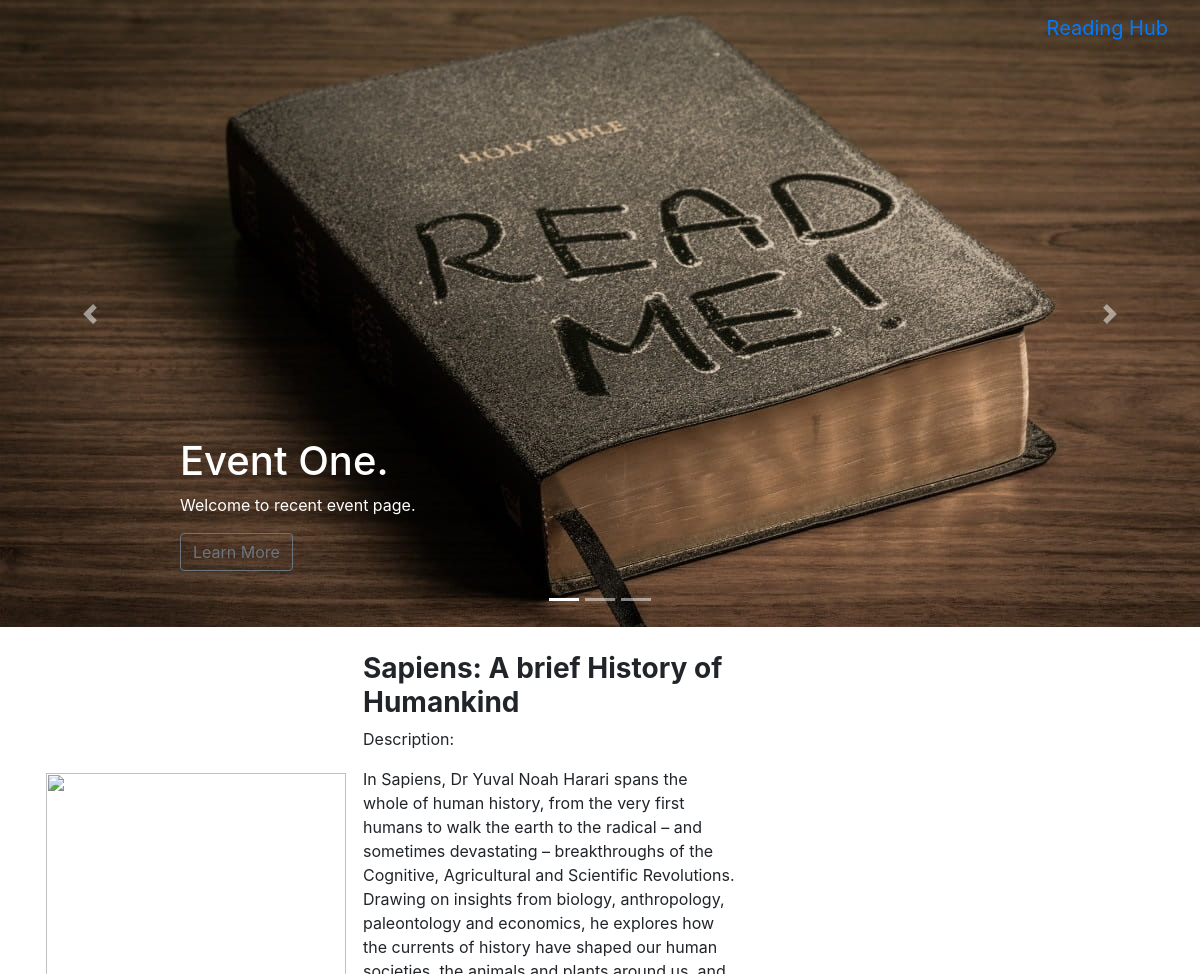
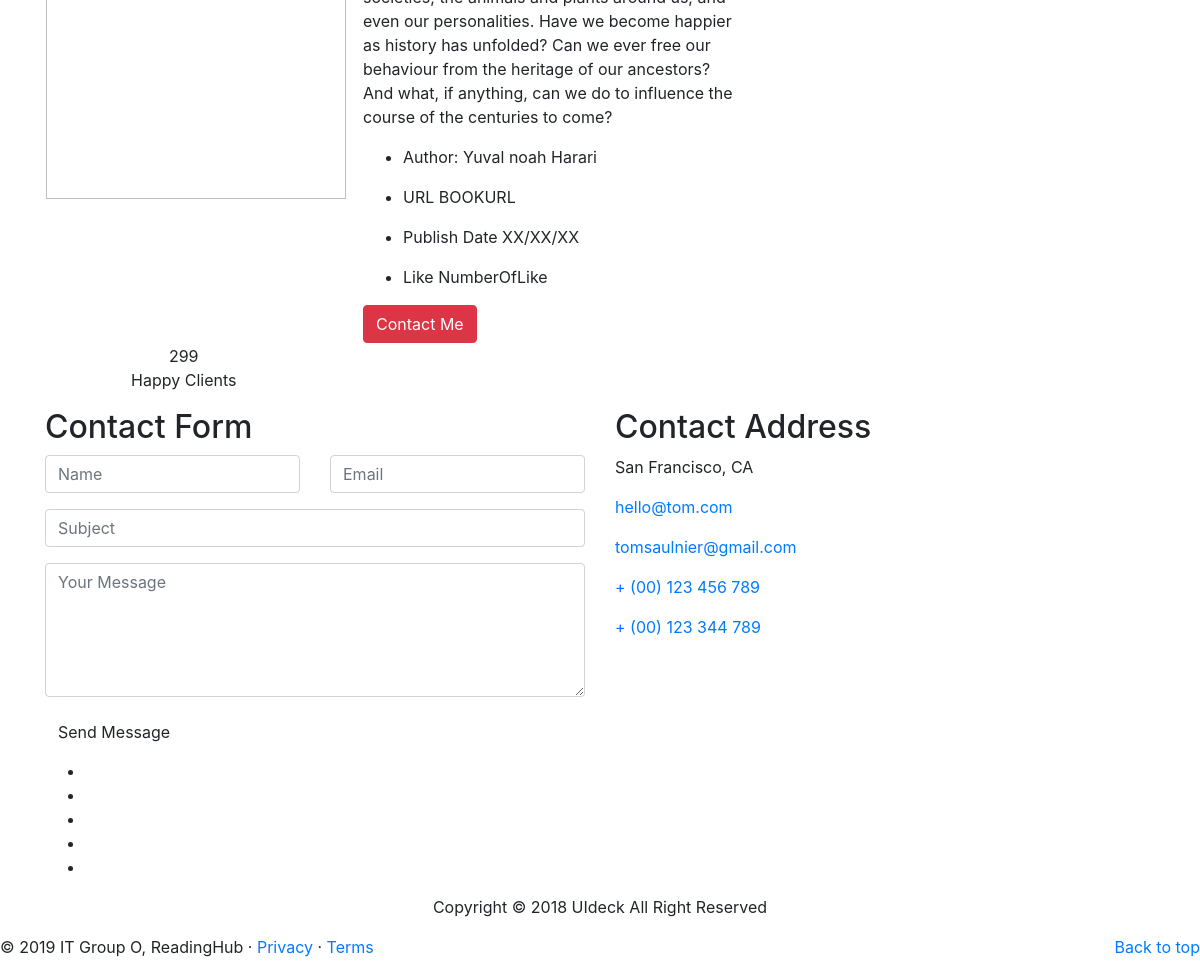
Screenshot of /readinghub/category/non-fiction/sapiens-a-brief-history-of-humankind/ with the database file from the repository (2 pictures, top to bottom).
### readinghub/models.py (models this page shows, shortened)
class Book(models.Model):
    category = models.ForeignKey(Category, on_delete=models.CASCADE)
    title = models.CharField(max_length=128)
    author = models.CharField(max_length=128)
    url = models.URLField()
    description = models.TextField(blank=True)
    likes = models.IntegerField(default=0)
    image = models.ImageField(default='lion.jpg', upload_to='book_images', blank=True)
    slug = models.SlugField(unique=True)
    class Meta:
        verbose_name_plural = 'Books'

### readinghub/views.py (the view)
# urls.py: url(r'^category/(?P<category_name_slug>[\w\-]+)/(?P<book_name_slug>[\w\-]+)/$', views.show_book, name='show_book'),
def show_book(request, category_name_slug, book_name_slug):
    context_dict = {}
    try:
        category = Category.objects.get(slug=category_name_slug)
        book = Book.objects.get(slug=book_name_slug)
        context_dict['book'] = book
        context_dict['category'] = category
        context_dict['category_name_slug'] = category_name_slug
        context_dict['book_name_slug'] = book_name_slug
    except Category.DoesNotExist or Book.DoesNotExist:
        context_dict['category'] = None
        context_dict['book'] = None
        context_dict['category_name_slug'] = None
        context_dict['book_name_slug'] = None
    return render(request,'readinghub/show_book.html', context_dict)

### templates/readinghub/show_book.html (shortened to what this page needs)
{% extends 'readinghub/base.html' %}
{% load staticfiles %}
{% block body_block %}
     <table>
    <tr>
    <td>
     <div class="img-thumb wow fadeInLeft" data-wow-delay="0.3s"> <img src="{{ MEDIA_URL }}lion.jpg" width="300" height="400" alt=""> </div>
    </td>
    <td>
    <section id="about" class="section-padding">
      <div class="container">
        <div class="row">
          <div class="col-lg-6 col-md-6 col-sm-12 col-xs-12">
              <div class="profile-wrapper wow fadeInRight" data-wow-delay="0.3s"><br/>
            <h3><strong>{{ book.title }}</strong></h3>
                <p>Description:</p>
              <p>{{ book.description }}</p>
              <div class="about-profile">
                <ul class="">
                    <li><span class="pro-title"> Author: </span> <span class="pro-detail">{{ book.author }}</span></li>
                </ul>
                  <ul class="admin-profile">
                  <li><span class="pro-title"> URL </span> <span class="pro-detail">BOOKURL</span></li>
                  </ul>
                  <ul class="admin-profile">
                  <li><span class="pro-title"> Publish Date </span> <span class="pro-detail">XX/XX/XX</span></li>
                  </ul>
                  <ul class="admin-profile">
                  <li><span class="pro-title"> Like </span> <span class="pro-detail">NumberOfLike</span>
                </ul>
              </div>
              <a href="#" class="btn btn-danger"> Contact Me</a>
            </div>
          </div>
        </div>
      </div>
    </section>
    </td>
    </tr>
    </table>
          <div class="col-md-3 col-sm-6 work-counter-widget text-center">
            <div class="counter wow fadeInDown" data-wow-delay="1.2s">
              <div class="counterUp">299</div>
              <p>Happy Clients</p>
            </div>
          </div>
        </div>
    <section id="contact" class="section-padding">
      <div class="contact-form">
        <div class="container">
          <div class="row contact-form-area wow fadeInUp" data-wow-delay="0.4s">
            <div class="col-md-6 col-lg-6 col-sm-12">
              <div class="contact-block">
                <h2>Contact Form</h2>
                <form id="contactForm">
                  <div class="row">
                    <div class="col-md-6">
                      <div class="form-group">
                        <input type="text" class="form-control" id="name" name="name" placeholder="Name" required data-error="Please enter your name">
                      </div>
                    </div>
                    <div class="col-md-6">
                      <div class="form-group">
                        <input type="text" placeholder="Email" id="email" class="form-control" name="email" required data-error="Please enter your email">
                      </div>
                    </div>
                     <div class="col-md-12">
                      <div class="form-group">
                        <input type="text" placeholder="Subject" id="msg_subject" class="form-control" required data-error="Please enter your subject">
                      </div>
                    </div>
                    <div class="col-md-12">
                      <div class="form-group">
                        <textarea class="form-control" id="message" placeholder="Your Message" rows="5" data-error="Write your message" required></textarea>
                      </div>
                      <div class="submit-button">
                        <button class="btn btn-common" id="submit" type="submit">Send Message</button>
                      </div>
                    </div>
                  </div>
                </form>
              </div>
            </div>
            <div class="col-md-6 col-lg-6 col-sm-12">
              <div class="footer-right-area wow fadeIn">
                <h2>Contact Address</h2>
                <div class="footer-right-contact">
                  <div class="single-contact">
                    <p>San Francisco, CA</p>
                  </div>
                  <div class="single-contact">
                    <p><a href="mailto:hello@tom.com">hello@tom.com</a></p>
                    <p><a href="mailto:tomsaulnier@gmail.com">tomsaulnier@gmail.com</a></p>
                  </div>
                  <div class="single-contact">
                    <p><a href="#">+ (00) 123 456 789</a></p>
                    <p><a href="#">+ (00) 123 344 789</a></p>
                  </div>
                </div>
              </div>
            </div>
          </div>
        </div>
      </div>
    </section>
    <footer class="footer-area section-padding">
      <div class="container">
        <div class="row">
          <div class="col-md-12">
            <div class="footer-text text-center wow fadeInDown" data-wow-delay="0.3s">
              <ul class="social-icon">
                <li>
                </li>
                <li>
                </li>
                <li>
                </li>
                <li>
                </li>
                <li>
                </li>
              </ul>
              <p>Copyright © 2018 UIdeck All Right Reserved</p>
            </div>
          </div>
        </div>
      </div>
    </footer>
    <link rel =“stylesheet”href=“{％static'js/jquery-min.js'％}”>
    <link rel =“stylesheet”href=“{％static'js/popper.min.js'％}”>
   <link rel =“stylesheet”href=“{％static'js/bootstrap.min.js'％}”>
    <link rel =“stylesheet”href=“{％static'js/jquery.mixitup.js'％}”>
    <link rel =“stylesheet”href=“{％static'js/jquery.counterup.min.js'％}”>
    <link rel =“stylesheet”href=“{％static'js/waypoints.min.js'％}”>
    <link rel =“stylesheet”href=“{％static'js/wow.js'％}”>
     <link rel =“stylesheet”href=“{％static'js/jquery.nav.js'％}”>
    <link rel =“stylesheet”href=“{％static'js/jquery.easing.min.js'％}”>
   <link rel =“stylesheet”href=“{％static'js/nivo-lightbox.js'％}”>
    <link rel =“stylesheet”href=“{％static'js/jquery.slicknav.js'％}”>
    <link rel =“stylesheet”href=“{％static'js/main.js'％}”>
    <link rel =“stylesheet”href=“{％static'js/form-validator.min.js'％}”>
    <link rel =“stylesheet”href=“{％static'js/contact-form-script.min.js'％}”>
   <link rel =“stylesheet”href=“{％static'js/map.js'％}”>
{% endblock %}

### rows the page displays
Book: title "Sapiens: A brief History of Humankind", description "In Sapiens, Dr Yuval Noah Harari spans the whole of human history, from the very first humans to walk the earth to the radical – and sometimes devastating – breakthroughs of the Cognitive, Agricultural and Scientific Revolutions. Drawing on insights from biology, anthropology, paleontology and economics, he explores how the currents of history have shaped our human societies, the animals and plants around us, and even our personalities. Have we become happier as history has unfolded? Can we ever free our behaviour from the heritage of our ancestors? And what, if anything, can we do to influence the course of the centuries to come?", author "Yuval noah Harari"
